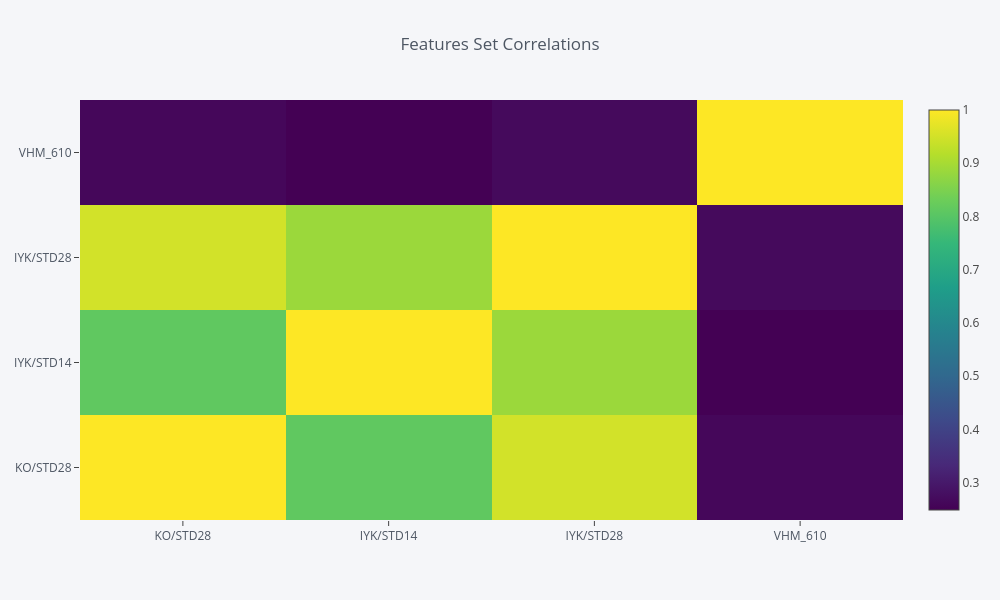

Notebook source saved alongside this figure:
### Code cell
X_filtered.corr().iplot(
    kind="heatmap",
    title="Features Set Correlations"
    )

### Figure 1 — Plotly figure (JSON) as saved in the notebook; plotly's stock layout.template omitted (floating-point values rounded to 4 significant figures)
{"data": [{"colorscale": [[0, "#440154"], [0.1111, "#482878"], [0.2222, "#3e4989"], [0.3333, "#31688e"], [0.4444, "#26828e"], [0.5556, "#1f9e89"], [0.6667, "#35b779"], [0.7778, "#6ece58"], [0.8889, "#b5de2b"], [1, "#fde725"]], "type": "heatmap", "x": ["KO/STD28", "IYK/STD14", "IYK/STD28", "VHM_610"], "y": ["KO/STD28", "IYK/STD14", "IYK/STD28", "VHM_610"], "z": [[1.0, 0.8124, 0.9498, 0.2618], [0.8124, 1.0, 0.8865, 0.2487], [0.9498, 0.8865, 1.0, 0.2671], [0.2618, 0.2487, 0.2671, 1.0]]}], "layout": {"height": 600, "legend": {"bgcolor": "#F5F6F9", "font": {"color": "#4D5663"}}, "paper_bgcolor": "#F5F6F9", "plot_bgcolor": "#F5F6F9", "showlegend": false, "title": {"text": "Features Set Correlations"}, "width": 1000, "xaxis": {"gridcolor": "#E1E5ED", "showgrid": true, "tickfont": {"color": "#4D5663"}, "title": {"font": {"color": "#4D5663"}, "text": ""}, "zerolinecolor": "#E1E5ED"}, "yaxis": {"gridcolor": "#E1E5ED", "showgrid": true, "tickfont": {"color": "#4D5663"}, "title": {"font": {"color": "#4D5663"}, "text": ""}, "zerolinecolor": "#E1E5ED"}}}
